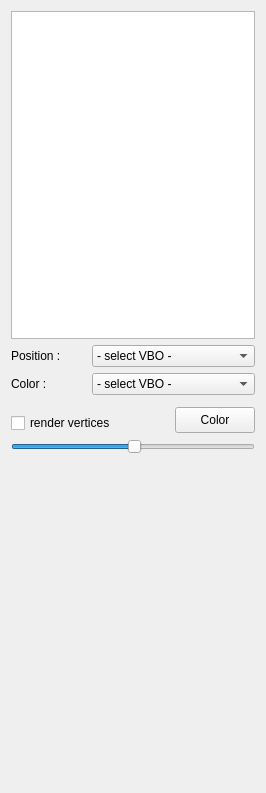
<?xml version="1.0" encoding="UTF-8"?>
<ui version="4.0">
 <exportmacro>SCHNAPPS_PLUGIN_POINT_SET_RENDER_API</exportmacro>
 <class>PointSetRender_TabWidget</class>
 <widget class="QWidget" name="PointSetRender_TabWidget">
  <property name="geometry">
   <rect>
    <x>0</x>
    <y>0</y>
    <width>266</width>
    <height>793</height>
   </rect>
  </property>
  <property name="windowTitle">
   <string>Form</string>
  </property>
  <layout class="QGridLayout" name="gridLayout">
   <item row="7" column="0" colspan="3">
    <spacer name="verticalSpacer">
     <property name="orientation">
      <enum>Qt::Vertical</enum>
     </property>
     <property name="sizeHint" stdset="0">
      <size>
       <width>156</width>
       <height>161</height>
      </size>
     </property>
    </spacer>
   </item>
   <item row="1" column="0">
    <widget class="QLabel" name="label_2">
     <property name="text">
      <string>Position :</string>
     </property>
    </widget>
   </item>
   <item row="1" column="1" colspan="2">
    <widget class="QComboBox" name="combo_positionVBO">
     <property name="sizePolicy">
      <sizepolicy hsizetype="Expanding" vsizetype="Fixed">
       <horstretch>0</horstretch>
       <verstretch>0</verstretch>
      </sizepolicy>
     </property>
     <item>
      <property name="text">
       <string>- select VBO -</string>
      </property>
     </item>
    </widget>
   </item>
   <item row="3" column="0" rowspan="2" colspan="3">
    <widget class="Line" name="line"/>
   </item>
   <item row="2" column="0">
    <widget class="QLabel" name="label_4">
     <property name="text">
      <string>Color :</string>
     </property>
    </widget>
   </item>
   <item row="4" column="2" rowspan="2">
    <widget class="QPushButton" name="vertexColorButton">
     <property name="sizePolicy">
      <sizepolicy hsizetype="Preferred" vsizetype="Preferred">
       <horstretch>0</horstretch>
       <verstretch>0</verstretch>
      </sizepolicy>
     </property>
     <property name="maximumSize">
      <size>
       <width>16777215</width>
       <height>32</height>
      </size>
     </property>
     <property name="text">
      <string>Color</string>
     </property>
    </widget>
   </item>
   <item row="2" column="1" colspan="2">
    <widget class="QComboBox" name="combo_colorVBO">
     <property name="sizePolicy">
      <sizepolicy hsizetype="MinimumExpanding" vsizetype="Fixed">
       <horstretch>0</horstretch>
       <verstretch>0</verstretch>
      </sizepolicy>
     </property>
     <item>
      <property name="text">
       <string>- select VBO -</string>
      </property>
     </item>
    </widget>
   </item>
   <item row="0" column="0" colspan="3">
    <widget class="QListWidget" name="list_maps"/>
   </item>
   <item row="5" column="0" colspan="2">
    <widget class="QCheckBox" name="check_renderVertices">
     <property name="text">
      <string>render vertices</string>
     </property>
    </widget>
   </item>
   <item row="6" column="0" colspan="3">
    <widget class="QSlider" name="slider_vertexScaleFactor">
     <property name="value">
      <number>50</number>
     </property>
     <property name="orientation">
      <enum>Qt::Horizontal</enum>
     </property>
    </widget>
   </item>
  </layout>
 </widget>
 <resources/>
 <connections/>
 <buttongroups>
  <buttongroup name="group_faceStyle"/>
 </buttongroups>
</ui>
